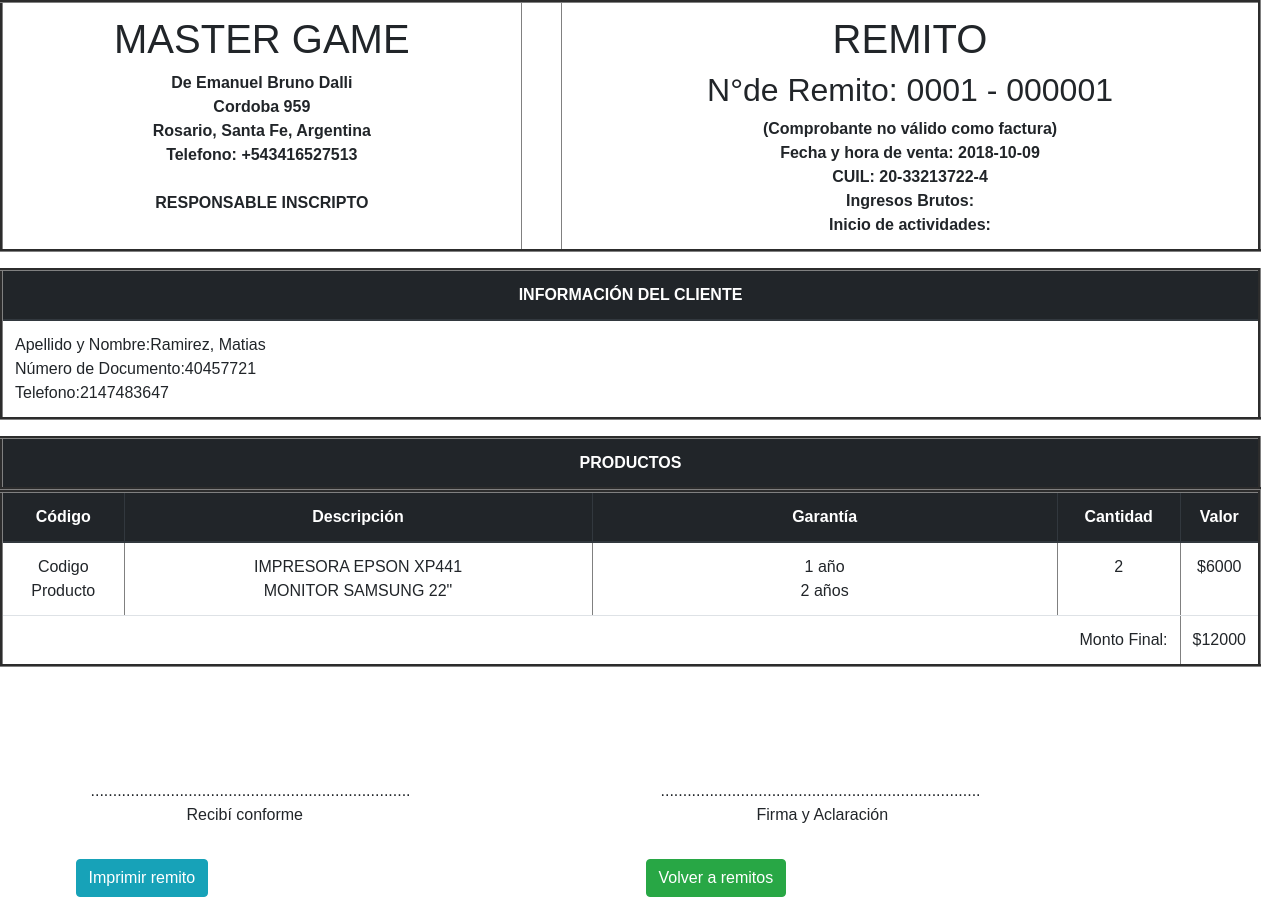
Screenshot of /facturacion/remito/verremito.php?id=1 with the database file from the repository.
### tables this page shows
CREATE TABLE `remitos` (
  `nro_remito` int(50) NOT NULL,
  `fecha` date NOT NULL,
  `nombre` varchar(100) NOT NULL,
  `apellido` varchar(100) NOT NULL,
  `dni` int(50) NOT NULL,
  `telefono` int(50) NOT NULL,
  `producto` varchar(100) NOT NULL,
  `cantidad` int(50) NOT NULL,
  `garantia` varchar(100) NOT NULL,
  `valor` int(50) NOT NULL,
  `venta_id` int(50) NOT NULL
);

### facturacion/remito/verremito.php (the view, shortened to what this page needs)
<?php
	$pdo = conectar();
	$consulta=$pdo->prepare("SELECT nro_remito, fecha, nombre, apellido, dni, telefono, producto, garantia, cantidad, valor FROM remitos WHERE nro_remito=:nro_remito");
	$consulta->bindValue(':nro_remito',$_GET['id']);
	$consulta->execute();
	$datos = $consulta->fetchAll(PDO::FETCH_ASSOC);
	foreach ($datos as $info){
		$nro_remito = $info['nro_remito'];
		$fecha = $info['fecha'];
		$nombre = $info['nombre'];
		$apellido = $info['apellido'];
		$dni = $info['dni'];
		$telefono = $info['telefono'];
		$producto = $info['producto'];
		$garantia = $info['garantia'];
		$cantidad = $info['cantidad'];
		$valor = $info['valor'];
	}
	$listaprod = explode (";", $producto);
	$listag = explode (";", $garantia);
	$listaval = explode (";", $valor);
	$sum2=0;
	echo '
		<!DOCTYPE html>
		<html>
			<head>
			<script src="/MasterGame/jquery/jquery-3.2.1.min.js"></script>
			<script src="/MasterGame/js/bootstrap.bundle.js"></script>
			<link rel="stylesheet" href="/MasterGame/css/bootstrap.css">
			<link rel="stylesheet" href="https://use.fontawesome.com/releases/v5.3.1/css/all.css">
			<meta name="viewport" content="width=device-width, initial-scale=1">
			<style>
				body {
				    font-family: Arial;
				}
			</style>
			<meta charset="utf-8" />
			<title>
				Remito N° '.$nro_remito.'
			</title>
			</head>
			<body>
				<table border="3" width=100% class="table table-hover" style="text-align:center;">
					<th style="text-align:center;">
						<h1> MASTER GAME </h1>
						De Emanuel Bruno Dalli
						<br>Cordoba 959
						<br>Rosario, Santa Fe, Argentina
						<br>Telefono: +543416527513
						<br><br>RESPONSABLE INSCRIPTO
					</th>
					<th>
					</th>
					<th style="text-align:center;">
						<h1>REMITO</h1>';
						$nro_serie_remito = 0001;
						$agregarCeros = str_pad($nro_serie_remito, 4, "0", STR_PAD_LEFT);
						$agregarCerosRemito = str_pad($nro_remito, 6, "0", STR_PAD_LEFT);
						echo '
						<h2> N°de Remito: '.$agregarCeros.' - '.$agregarCerosRemito.' </h2>
						(Comprobante no válido como factura)
						<br>Fecha y hora de venta: '.$fecha.'
						<br>CUIL: 20-33213722-4
						<br>Ingresos Brutos:
						<br>Inicio de actividades:
					</th>
				</table>
				<table border="3" width=100% class="table table-hover" style="text-align:center;">
					<thead class="thead-dark">
						<tr>
							<th style="text-align:center"; colspan="3">
								INFORMACIÓN DEL CLIENTE
							</th>
						</tr>
					</thead>
					<tbody style="text-align:left";>
						<tr>
							<td>
								Apellido y Nombre:'.$apellido.', '.$nombre.'<br>
								Número de Documento:'.$dni.'<br>
								Telefono:'.$telefono.'<br>
							</td>
						</tr>
					</tbody>
				</table>
				<table border="3" width=100% class="table table-hover" style="text-align:center; margin-bottom:0px;">
					<thead class="thead-dark">
						<tr>
							<th>
								PRODUCTOS
							</th>
						</tr>
					</thead>
					<tbody class="thead-dark">
						<tr>
						<table border="3" width=100%  height=100% class="table table-hover" style="text-align:center;">
							<thead class="thead-dark">
								<tr>
									<th width=10%>
									Código
								</th>
								<th width=35%>
									Descripción
								</th>
								<th width=35%>
									Garantía
								</th>
								<th width=10%>
									Cantidad
								</th>
								<th width=10%>
									Valor
								</th>
								</tr>
							</thead>
							<tbody class="thead-dark">
							<tr>
								<td width=10%>';
										echo "Codigo Producto <br>";
							echo "	</td>
									<td width=40%>";
										foreach ($listaprod as $l) {
											echo "$l <br>";
										}
							echo "	</td>
									<td width=40%>";
										foreach ($listag as $l0) {
											echo "$l0 <br>";
										}
							echo "	</td>
									<td width=40%>";
									echo "$cantidad";
							echo "	</td>
									<td width=10%>";
										foreach ($listaval as $l2) {
											echo "$$l2 <br>";
											$sum2= ($sum2 + $l2)*$cantidad;
										}
							echo '	</td>
								</tr>
								<tr>
									<td colspan="4" style="text-align:right;">
										Monto Final:
									</td>
									<td>
										'."$$sum2" ?>
									</td>
								</tr>
							</tbody>
						</table>
						</tr>
					</tbody>
				</table>
		<div class="container" style="margin-top: 7rem;">
			<div class="row">
				<div class="col">
					<div class="col">
					........................................................................
					</div>
					<div class="col" style="margin-left: 6rem";>
						Recibí conforme
					</div>
				</div>
				<div class="col">
					<div class="col">
					........................................................................
					</div>
					<div class="col" style="margin-left: 6rem;">
						Firma y Aclaración
					</div>
				</div>
			</div>
		</div>
		<div class="d-print-none">
			<div class="container" style="margin-top: 2rem;">
				<div class="row">
					<div class="col">
						<button class="btn btn-info" id='printPageButton' onClick='javascript:window.print();'>Imprimir remito</button>
					</div>
					<div class="col">
						<form action=remitos.php>
							<button class="btn btn-success" id='printPageButton2'>Volver a remitos</button>
						</form>
					</div>
				</div>
			</div>
		</div>
	</body>
</html>

### facturacion/remito/verremito.php (style rules this page uses)
body { font-family: Arial; }

### rows the page displays
remitos: nro_remito "000001", fecha "2018-10-09", apellido "Ramirez", nombre "Matias", dni "40457721", telefono "2147483647", producto "IMPRESORA EPSON XP441", producto "MONITOR SAMSUNG 22\"", garantia "1 año", garantia "2 años", cantidad "2", valor "6000", sum2 "12000"

### other values shown
$agregarCeros "0001"
